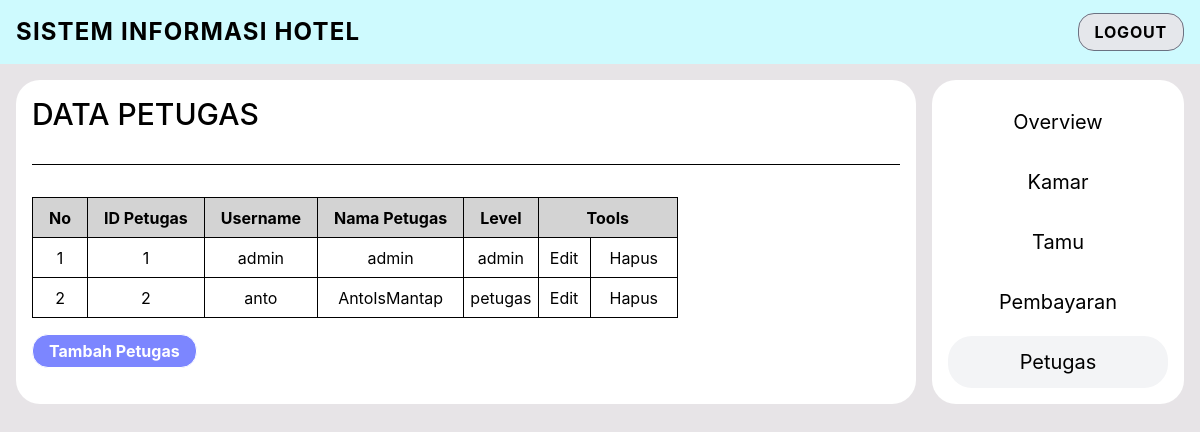
The page /src/petugas/admin/petugas.php (signed in) on the database its author committed.
### tables this page shows
CREATE TABLE `petugas` (
  `id_petugas` int(11) NOT NULL,
  `username` varchar(64) NOT NULL,
  `password` varchar(128) NOT NULL,
  `nama_petugas` varchar(64) NOT NULL,
  `level` enum('admin','petugas') NOT NULL
);

### src/petugas/admin/tabel_petugas.php (the view, shortened to what this page needs)
<?php
include_once __DIR__ . "/../../koneksi.php";
?>
<table id="tabelPetugas" class="text-center border border-collapse" cellspacing="1" cellpadding="3">
    <tr class="h-10" bgcolor="lightgray">
        <th class="px-4 border">No</th>
        <th class="px-4 border">ID Petugas</th>
        <th class="px-4 border">Username</th>
        <th class="px-4 border">Nama Petugas</th>
        <th class="px-4 border">Level</th>
        <th class="px-12 border" colspan="2" align="center">Tools</th>
    </tr>
    <?php
    $stmt_data_petugas = $pdo->query("SELECT id_petugas, username, nama_petugas, level FROM petugas ORDER BY id_petugas ASC");
    $nomor = 0;
    while ($data = $stmt_data_petugas->fetch()) {
        $nomor++;
    ?>
        <tr class="h-10">
            <td class="border"><?php echo $nomor; ?></td>
            <td class="border"><?php echo $data['id_petugas']; ?></td>
            <td class="border"><?php echo $data['username']; ?></td>
            <td class="border"><?php echo $data['nama_petugas']; ?></td>
            <td class="border"><?php echo $data['level']; ?></td>
            <td class="border">
                <button
                    data-mode="edit"
                    data-id="<?php echo $data['id_petugas'] ?>"
                    data-id-petugas="<?php echo $data['id_petugas'] ?>"
                    data-username="<?php echo $data['username'] ?>"
                    data-nama-petugas="<?php echo $data['nama_petugas'] ?>"
                    data-level="<?php echo $data['level'] ?>"
                    class="js-btnAksi hover:underline hover:underline-offset-4 hover:text-lg hover:text-blue-700 hover:font-bold transition-all cursor-pointer">
                    Edit</button>
            </td>
            <td class="border">
                <button
                    id="btnHapus"
                    data-mode="delete"
                    data-id="<?php echo $data['id_petugas'] ?>"
                    class="js-btnAksi hover:underline hover:underline-offset-4 hover:text-lg hover:text-blue-700 hover:font-bold transition-all cursor-pointer">
                    Hapus</button>
            </td>
        </tr>
    <?php } ?>
</table>
<button data-mode="insert" class="border my-4 px-4 py-1 cursor-pointer hover:animate-pulse bg-indigo-400 text-white font-bold rounded-2xl js-btnAksi">
    Tambah Petugas</button>

### rows shown on the page
petugas: id_petugas "1", username "admin", nama_petugas "admin", level "admin"
petugas: id_petugas "2", username "anto", nama_petugas "AntoIsMantap", level "petugas"
